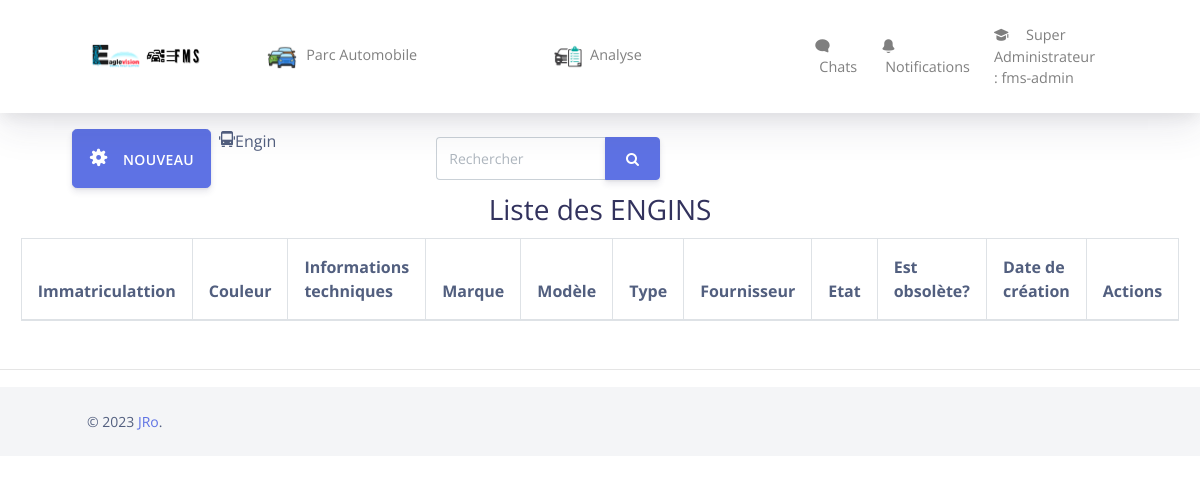
/espace/utilisateur/1/fms-admin/, run on an earlier commit of the app's database.
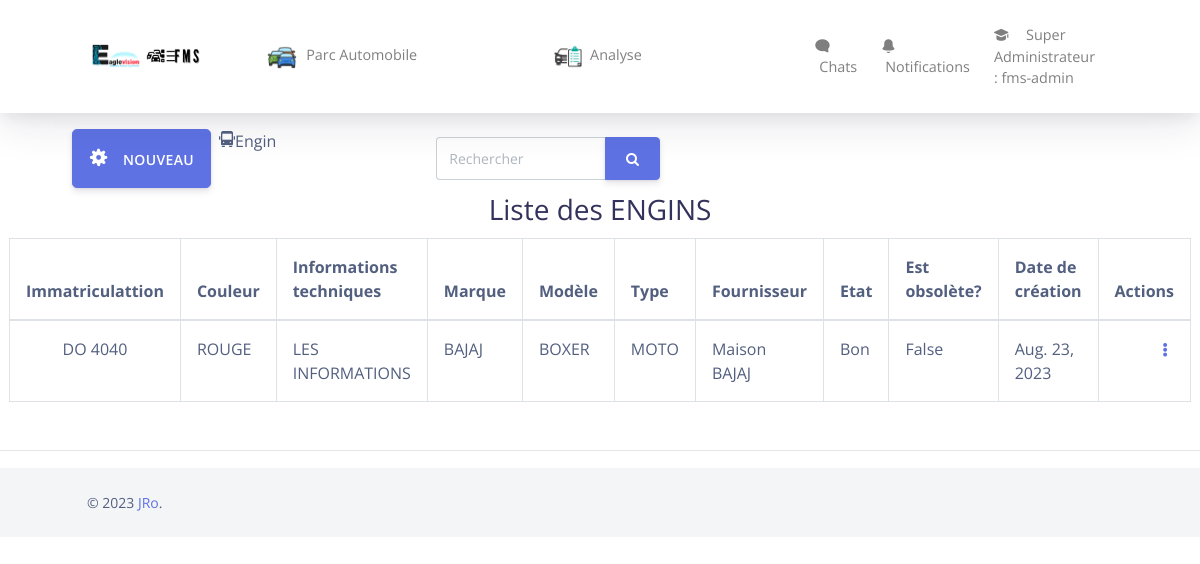
And on a later commit of the database.
### gestionnaire/models.py (models this page shows, shortened)
class Engin(models.Model):
    immatriculation = models.CharField(max_length=13)
    couleur = models.CharField(max_length=10)
    modele_engin = models.ForeignKey('Modele',on_delete=models.CASCADE)
    type_engin = models.ForeignKey('TypeEngin',on_delete=models.CASCADE)
    info_engin = models.ForeignKey('InfoEngin', on_delete=models.CASCADE)
    etat_engin = models.ForeignKey('EtatEngin', on_delete=models.CASCADE, null=True)
    fournisseur_engin = models.ForeignKey('Fournisseur', on_delete=models.CASCADE, null=True)
    est_obsolete = models.BooleanField(default=False)
    date_creation = models.DateField(default=timezone.now)

class InfoEngin(models.Model):
    info = models.CharField(max_length=30)
    consommation = models.FloatField()
    vidange = models.FloatField()
    revision = models.DurationField()

class Modele(models.Model):
    nom_modele = models.CharField(max_length=20)
    marque = models.ForeignKey('Marque', on_delete=models.CASCADE)
    annee = models.SmallIntegerField()

class Marque(models.Model):
    nom_marque = models.CharField(max_length=40)

class TypeEngin(models.Model):
    designation = models.CharField(max_length=10)
    description = models.CharField(max_length=50)
    nombre_roue = models.IntegerField()

class Fournisseur(models.Model):
    nom_fournisseur = models.CharField(max_length=50)
    adresse = models.CharField(max_length=100)
    description_fournisseur = models.CharField(max_length=255)

class EtatEngin(models.Model):
    libelle_etat = models.CharField(max_length=120)

### administratif/views.py (the view)
# urls.py: path('espace/utilisateur/<int:grade_id>/<str:username>/', views.espaceDeTravail, name='espace_utilisateur'),
def espaceDeTravail(request,grade_id,username):
    context={}
    grade=get_object_or_404(Grade, pk=grade_id)
    engin=Engin.objects.all()
    context['grade_id']=grade_id
    context['grade']=grade
    context['username']=username
    context['engin']=engin
    return render(request,'espace_de_travail.html',context)

### templates/espace_de_travail.html (shortened to what the changed rows need)
<!DOCTYPE html>
<html lang="en">
{% load static %}
<head>
  <link href="https://use.fontawesome.com/releases/v5.0.6/css/all.css" rel="stylesheet">
  <link href="{% static 'assets/css/nucleo-icons.css' %}" rel="stylesheet" />
  <link href="{% static 'assets/css/nucleo-svg.css' %}" rel="stylesheet" />
  <link href="{% static 'assets/css/font-awesome.css' %}" rel="stylesheet" />
  <link href="{% static 'assets/css/nucleo-svg.css' %}" rel="stylesheet" />
  <link href="{% static 'assets/css/argon-design-system.css' %}" rel="stylesheet" />
</head>
<body class="index-page">
  <div>
    <div>
      <div class="container">
        <div class="row justify-content-center">
            <table class="table table-bordered ">
                <thead>
                    <tr>
                        <th class="text-center">Immatriculattion</th>
                        <th>Couleur</th>
                        <th>Informations techniques</th>
                        <th>Marque</th>
                        <th>Modèle</th>
                        <th>Type</th>
                        <th>Fournisseur</th>
                        <th>Etat</th>
                        <th>Est obsolète?</th>
                        <th>Date de création</th>
                        <th class="text-right">Actions</th>
                    </tr>
                </thead>
                <tbody>
                    {% for o in engin %}
                    <tr>
                        <td class="text-center"> {{o.immatriculation}} </td>
                        <td> {{o.couleur}} </td>
                        <td> {{o.info_engin.info}} </td>
                        <td> {{o.modele_engin.marque.nom_marque}} </td>
                        <td> {{o.modele_engin.nom_modele}} </td>
                        <td> {{o.type_engin.designation}} </td>
                        <td> {{o.fournisseur_engin.nom_fournisseur}} </td>
                        <td> {{o.etat_engin.libelle_etat}} </td>
                        <td> {{o.est_obsolete}} </td>
                        <td> {{o.date_creation}} </td>
                        <td class="td-actions text-right">
                            <div class="dropdown no-arrow">
                                <a class="fas fa-ellipsis-v fa-sm fa-fw text-gray-400" href="#" role="button"
                                    id="dropdownMenuLink1" data-toggle="dropdown"
                                    aria-haspopup="false" aria-expanded="false">
                                </a>
                            </div>
                        </td>
                    </tr>
                    {% endfor %}
                </tbody>
            </table>
        </div>
    </div>
      </div>
    </div>
</body>
</html>

What changed in the data, as far as the page shows it:
added Engin: immatriculation "DO 4040", couleur "ROUGE", info_engin.info "LES INFORMATIONS", modele_engin.marque.nom_marque "BAJAJ", modele_engin.nom_modele "BOXER", type_engin.designation "MOTO", fournisseur_engin.nom_fournisseur "Maison BAJAJ", etat_engin.libelle_etat "Bon", est_obsolete "False", date_creation "Aug. 23, 2023"
